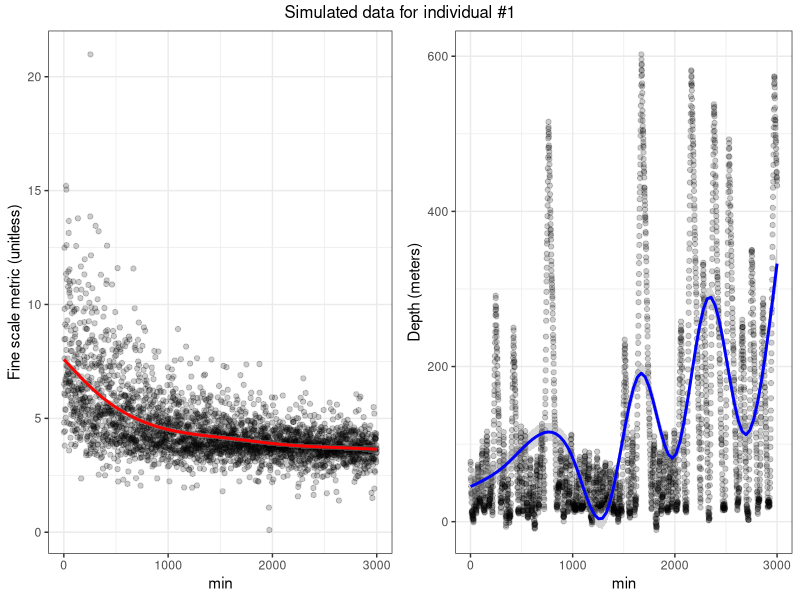
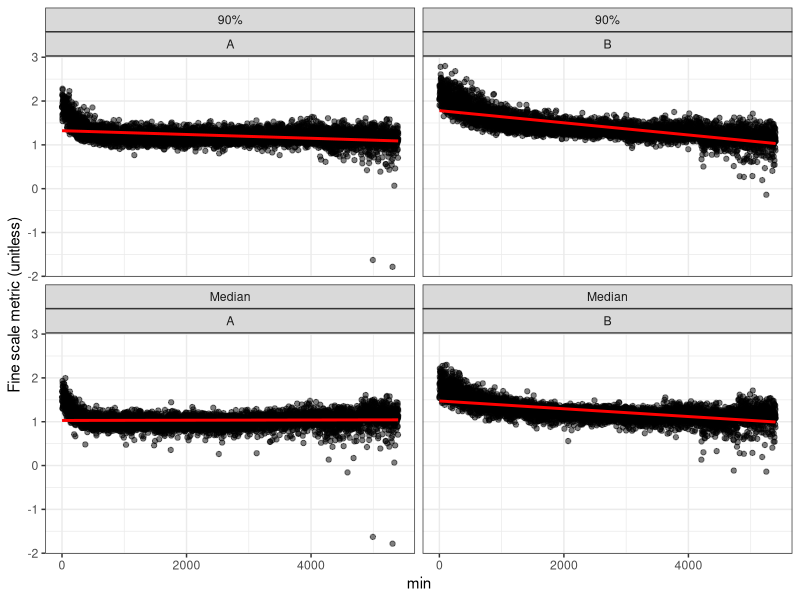
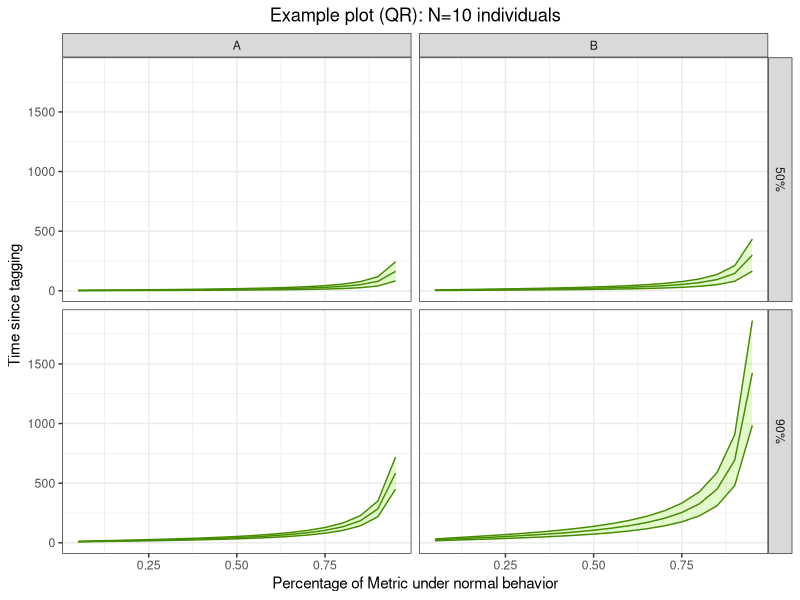
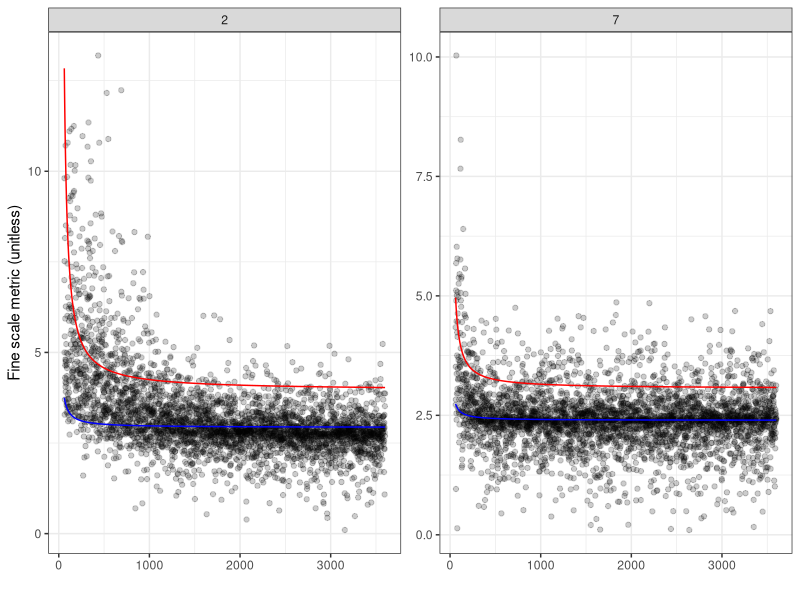
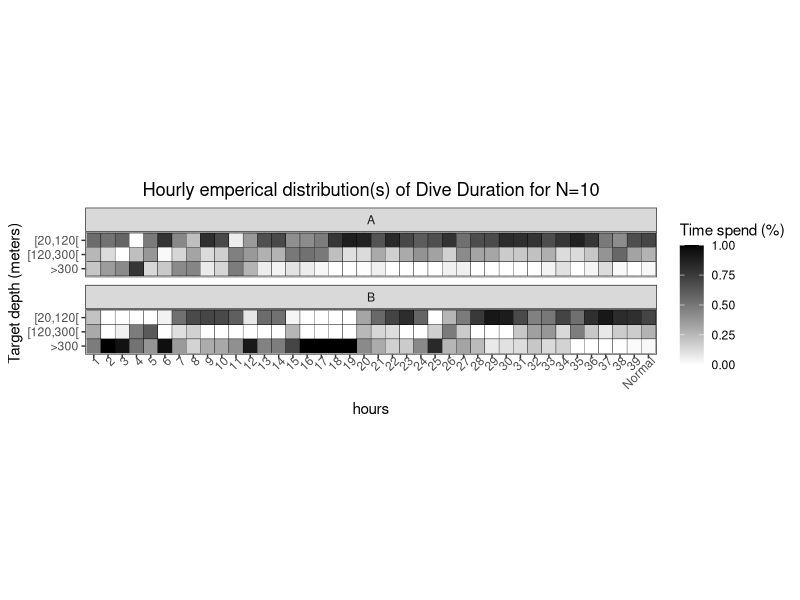
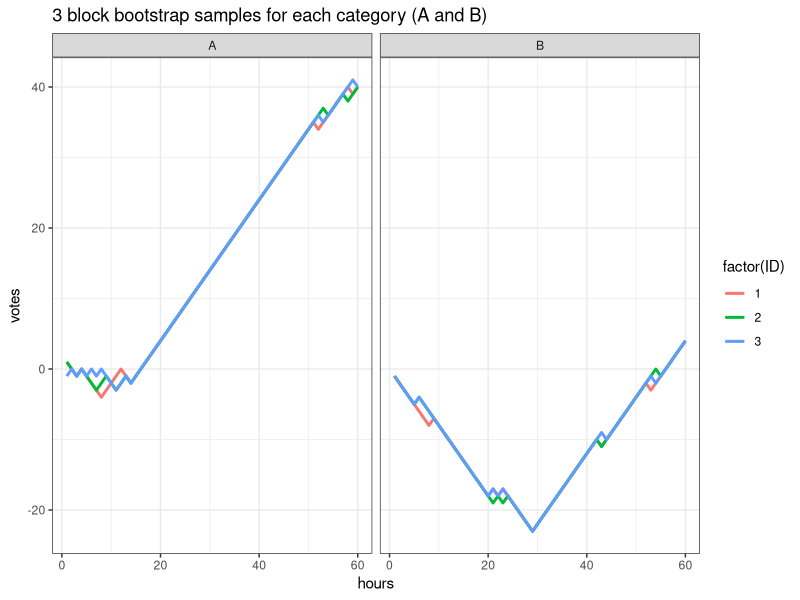
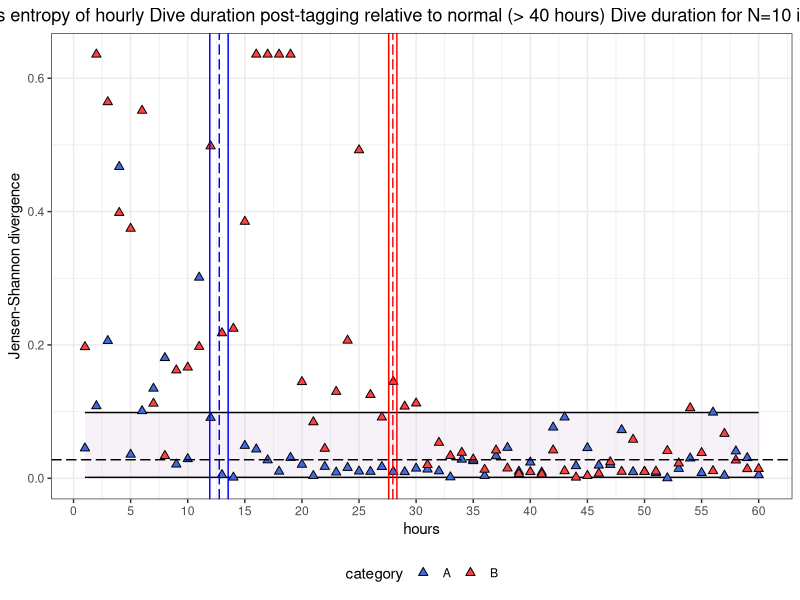

Write R code to recreate these figures, in order.
## ---- chunk 1
library(ggplot2)   ## Grammar of graphics
library(reshape2)  ## Reshaping data frames
library(dplyr)     ## dplyr functionality
library(data.table) ## data tables and data tables functionality
library(readr)     ## read csv
library(gridExtra) ## graphics
library(xtable)    ## LaTeX formatting of tables
library(splines)   ## splines
library(grid)      ## graphics
library(quantreg)  ## quantile regression
library(segmented) ## segmented regression
theme_set(theme_bw()) ## set black and white plots
## ---- chunk 2
set.seed(111) # for reproducibility

##################################################################################
## Simulate 'finescale' metric (eg. VeDBA, Jerk) - assume exponential decay and ##
## with Gamma Noise. The goal is to present the procedure, so the exact         ## 
## distributional form is immaterial                                            ##
##################################################################################

simFineScale <- function(Time,RecTime){ 
  # time in hours, median recovery time, upper quantile recovery time
  
  TimeVec <- 1:(Time*60) # time in minutes
  
  # add variation to recovery time
  recoveryOffset <- sample(-5:5,1) # variation in recovery
  
  # recovery (change) points
  changepoint <- (RecTime+recoveryOffset)
 
  # add gamma noise with scale/rate exponential decaying parameters
  shapeAndScale <- 2*exp(-rep(1:Time,each=60)/changepoint)
  noiseg <- rgamma(TimeVec,shape=shapeAndScale,
                      scale=shapeAndScale)
  # and add normal noise with uniformly distributed std deviation
  noisen <- rnorm(1:(Time*60),0,runif(1:(Time*60)))
  
  # generate observations y and offset to y>0 (data assumed positive)
  y <- noiseg+noisen
  y <- y + abs(min(y))+1e-1
  
  return(y)

}



###############################################################################
## Simulate Depth metric  - assume a random walk with three states: surface, ##      
## foraging, deep diving and ascending where each state has a probability    ##
## which is dependent on whether the whale has recovered or not              ##     
###############################################################################

########################
## Auxiliary function ##
########################
getDepth <- function(x){
  ifelse(x=="Sh",return(sample(40:120,1)),
         ifelse(x=="M",return(sample(120:300,1)),
                return(sample(300:600,1))))
}

simDepth <- function(Time,RecTime){
  # Time in hours, Recovery lower limit, Recovery upper limit
  
  # Time of recovery in hours with variation
  TimeOfRecovery <- sample(max(0,RecTime-5):((RecTime+5)),1)
  
  states <- c("S","Sh","M","D","A") # Surface,Shallow,Medium,Deep diving,Ascending
  curState <- states[5] # Set ascending (start in a dive; see Depth section later)
  
  # check if diving
  divingDummy <- TRUE # start in a dive
  
  baseTransitionProb <- 0.99 # base transition probability from surface to diving
  transitionProb <- 0.99 # variable transition probability
  
  # transition probabilities form Surface (or bottom of dive) to ...
  statesProb <- c(0.9,0.05,0.05,0.3) # Shallow,Medium, Deep diving and Ascending
  statesProbRec <- c(0.1,0.5,0.4,0.3) # (...) after recovery
  
  # speed (in units)
  speed <- c(4,8,12,6) # Shallow,Medium,Deep Diving and Ascending speed
  speedSigma <- c(3,3,3,3) # Standard deviation
  
  depthVec <- rep(0,Time*60) # vector of depths
  depthVec[1] <- getDepth("Sh") # initiate at some Shallow depth
  
  for(t in 2:(Time*60)){ # time in minutes
    
    # recovery transition probabilities
    if(t>TimeOfRecovery*60){statesProb <- statesProbRec}
    
    # check if we are at surface level
    if(curState=="S"){
      divingDummy <- sample(c(1,0),1,
                         prob=c(1-transitionProb,transitionProb)) # change state
      if(divingDummy){ # now diving
        curState <- sample(states[-c(1,5)],1,prob=statesProb[-4])
        targetDepth <- getDepth(curState) # get random target depth
        transitionProb <- baseTransitionProb # reset surface transition probability
      }
      else
      {
        depthVec[t] <- depthVec[t-1]+rnorm(1,0,3) # continue roaming
        transitionProb <- transitionProb*baseTransitionProb # increase chance of transition
      }
    }
    if(curState %in% c("Sh","M","D")){ # check if we are diving or foraging
      if(divingDummy){ # check if we have reached target depth...
        speedIdx <- ifelse(curState=="Sh",1,ifelse(curState=="M",2,3)) # get speed vector index
        depthVec[t] <- depthVec[t-1]+speed[speedIdx]+rnorm(1,0,speedSigma[speedIdx]) # update 
        if(depthVec[t]>targetDepth)divingDummy <- FALSE # target depth reached
      }
      else{ #... or if we are about to ascend
        depthVec[t] <- depthVec[t-1]+rnorm(1,0,3) # continue roaming
        if(runif(1)>statesProb[4])curState<-"A" # now ascending
      }
    }
    # if we are ascending
    if(curState=="A"){
      depthVec[t] <- depthVec[t-1]-speed[4]+rnorm(1,0,speedSigma[4]) # update
      if(depthVec[t]<20)curState <- "S" # we are back at surface level (defined < 20m)
    }
  }
  # return random walk
  return(depthVec)
}
## ---- chunk 3
################################################################################
# Create 10 aquatic animals distributed into 2 groups with one covariate which #
# affects the recovery in a exaggerated fashion. Our covariate is a 2-level    #
# factor, where factor A means the recovery is (on average) twice as fast as   #
# the recovery of the group with factor B                                      #
################################################################################


RunTime <- c(50+(0:4)*10,50+(0:4)*10) # total runtime (vector) in hours
# AVERAGE recovery times:
RecTime_Fine_A <-5 # fine recovery of category A whales in hours
RecTime_Fine_B <- 20 # fine recovery of category B whales in hours
RecTime_Depth_A <- 10 # coarse recovery of category A whales in hours
RecTime_Depth_B <- 30 # coarse recovery of category B whales in hours


# initiate dataframe
df <- data.frame(
  ind=integer(), # index of animal
  time=numeric(), # time
  fineM=double(), # fine scale metric
  depth=double(), # depth metric
  covariate=character() # factor covariate (A,B,C,...)
)

# generate data
N <- 10 # 10 individuals
for(n in 1:N){
  if(n>5){ # half has covariate=A
    df0 <- data.frame(ind=n,
                      min=1:(RunTime[n]*60), 
                      fineMetric=simFineScale(RunTime[n],RecTime_Fine_A),
                      depth=simDepth(RunTime[n],RecTime_Depth_A),
                      covariate="A")
  }
  else{ # ... and half has covariate=B (half as fast)
    df0 <- data.frame(ind=n,
                      min=1:(RunTime[n]*60),
                      fineMetric=simFineScale(RunTime[n],RecTime_Fine_B),
                      depth=simDepth(RunTime[n],RecTime_Depth_B),
                      covariate="B")
  }
  df <- rbind(df,df0) # append
}
## ---- chunk 4
p1 <- ggplot(df[df$ind==1,],aes(min,fineMetric))+
  geom_jitter(alpha=I(0.2),color="gray0")+
  geom_smooth(color="red")+
  ylab("Fine scale metric (unitless)")
p2 <- ggplot(df[df$ind==1,],aes(min,depth))+
  geom_jitter(alpha=I(0.2),color="gray0")+
  geom_smooth(color="blue")+
  ylab("Depth (meters)")
grid.arrange(p1,p2,nrow=1,top="Simulated data for individual #1")
## ---- chunk 5
#####################
## Check linearity ##
#####################

# Create dataframes 
dfM <- df %>% group_by(min,covariate) %>% summarize(value=median(log(fineMetric)),type="fineMetric",pos="Median")
dfQ90 <- df %>% group_by(min,covariate) %>% summarize(value=quantile(log(fineMetric),0.9),type="fineMetric",pos="90%") 
dtagg <- rbind(dfM,dfQ90)

# Visualize
ggplot(dtagg[dtagg$type=="fineMetric",],aes(x=min,y=value))+
  geom_point(alpha=I(0.5))+
  geom_smooth(method="lm",color="red")+
  ylab("Fine scale metric (unitless)")+
  facet_wrap(pos~covariate)
## ---- chunk 6
# QuantReg: https://cran.r-project.org/package=quantreg
library(quantreg) 

# fit
formula <- log(fineMetric) ~  factor(ind)+factor(covariate):I(1/(min+1))-1
qr.model <- rq(formula, tau=c(0.5,0.9), data=df) 

# predictions
df$Q90 <- exp(predict(qr.model,newdata=df))[,2] # 90% quantile
df$Q50 <- exp(predict(qr.model,newdata=df))[,1] # 50% quantile

## ---- chunk 7
delta <- seq(0.05,0.95,0.05) # deltas (percentage of change)

# vector of metrics to be studied (eg. VeDBA and Jerk)
met.vec <- c("fineMetric") 
# vector(s) of covariate(s) - in this case we only have one
cov.vec <- c("A","B")
# vector of quantiles - here 50% (median) and 90%
tau.vec <- c("50%","90%")

ml <- length(met.vec) # length
cl <- length(cov.vec) #...
tl <- length(tau.vec) #...
size <- ml*cl*tl # size of data.frame (see below)

# dummy dataframe
df.est <- data.frame(
  met = rep(met.vec,length.out=size), # 1st level: metric
  cov = rep(cov.vec,each=size/cl), # 2nd level: covariate
  tau = rep(rep(tau.vec,size/(ml*tl)),ml), # 3rd level: tau
  t.lower = NA, # upper limit of recovery time
  t.upper = NA, # lower limit of recovery time
  t = NA # recovery time
)

for(c in 1:cl){
  for(t in 1:tl){
      SE <- summary(qr.model)[[t]][3][[1]][N+c,2] # standard error
      est <- summary(qr.model)[[t]][3][[1]][N+c,1] # estimate
      # update dataframe:
      df.est[df.est$met=="fineMetric" & df.est$cov==cov.vec[c] & df.est$tau==tau.vec[t],c("t.lower","t.upper","t")]<-c(est+c(-1,1)*2*SE,est)
  }
}

# auxiliary functions
posOnly <- Vectorize(function(x) ifelse(x>0,x,0))
minOf <- Vectorize(function(x,y) min(x,y))
maxOf <- Vectorize(function(x,y) max(x,y))

reps <- 2*2*1 # covariates*quantiles*metrics
df0 <- data.frame(
  delta = rep(delta,reps), # 1st level 
  t = rep(delta,reps), # 1st level
  Ut = rep(delta,reps), # 1st level
  Lt = rep(delta,reps), # 1st level
  tau = rep(tau.vec,each=((reps/tl)*length(delta))), # 2nd level
  cov = rep(rep(cov.vec,each=((reps/(cl*tl))*length(delta))),ml), # 3rd level
  met = rep(rep(met.vec,each=length(delta)),cl*tl) # 4th level
)

# CONSTRUCT dataframe for plotting (containing Time, CI of Time)
for(m in met.vec){
  for(c in cov.vec){
    for(t in tau.vec){
    
      e <- df.est[df.est$met==m & df.est$cov==c & df.est$tau==t,]$t
      e.l <- df.est[df.est$met==m & df.est$cov==c & df.est$tau==t,]$t.lower
      e.u <- df.est[df.est$met==m & df.est$cov==c & df.est$tau==t,]$t.upper
      
      
      # Estimates
      df0[df0$met==m & df0$cov==c & df0$tau==t,]$t <- posOnly(-(abs(e)/log(delta)))
      
      # CI lower and CI upper:
      if(e<0){
        df0[df0$met==m & df0$cov==c & df0$tau==t,]$Lt<- posOnly(e.u/log(delta))
        df0[df0$met==m & df0$cov==c & df0$tau==t,]$Ut<- posOnly(e.l/log(delta))
      }
      else
      {
        df0[df0$met==m & df0$cov==c & df0$tau==t,]$Ut<- posOnly(-e.u/log(delta))
        df0[df0$met==m & df0$cov==c & df0$tau==t,]$Lt<- posOnly(-e.l/log(delta))
      }
    }
  }
}

## ---- chunk 8
# plot
ggplot(df0,aes(x=delta))+
  geom_ribbon(aes(ymin=Lt,ymax=Ut),alpha=I(0.2),fill="chartreuse2",color="chartreuse4")+
  geom_line(aes(y=t),size=0.5,color="chartreuse4")+
  facet_grid(tau~cov)+
  ylab("Time since tagging")+
  xlab("Percentage of Metric under normal behavior")+
  ggtitle("Example plot (QR): N=10 individuals")+
  theme(plot.title=element_text(hjust=0.5))
## ---- chunk 9
# visualize
ggplot(df[df$ind %in% c(2,7) & df$min>60,],aes(x=min))+
  geom_point(aes(y=fineMetric),alpha=I(0.2))+
  geom_line(aes(y=Q50),size=0.5,colour="blue")+
  geom_line(aes(y=Q90),size=0.5,colour="red")+
  xlab("")+
  ylab("Fine scale metric (unitless)")+
  facet_wrap(ind~.,scales="free")
## ---- chunk 10
# divide depths into segments of 20 meters
depthWidth <- 20

# modify dataframe
df<- mutate(df,
            depthlvl = floor(depth/depthWidth),  # depth level = interval of 20
            TD = rep(0,nrow(df)), # target depth 
            TDD = rep(0,nrow(df))) # dive duration

##################################################
## Construct 'Target depth' and 'Dive duration' ##
##################################################

# Remove consecutive dublicates of depthlvl. 
# X contains two elements (values = Depthlvl)
# and (lengths = Occurences of values)
X <- rle(df$depthlvl) 

maxdepthlvl <- max(X$values) # maximum depth lvl
surfaceidx <- which(X$values %in% c(0)) # all surface indices

# The dummy variables depend upon the TAIL and FRONT (if we start/end at surface)
front.idx <- X$values[1]>0
tail.idx <- tail(X$values,1)>0
dummy.L <- 2*length(surfaceidx)+1 # number of dives
if(tail.idx != front.idx ){dummy.L <- 2*length(surfaceidx)} # adjust

# ILLUSTRATION of the principle above on the 4 lines above:
#   0 1 0 1 0   # Start: Surface, End: Surface  3 dives
#   1 0 1 0 1   # Start: Dive, End: Dive     3 dives
#   0 1 0 1 -   # Start: Surface, End: Dive   2 dives
#   1 0 1 0 -   # Start: Dive, End: Surface    2 dives
# Here 0 represents "surface" and 1 represents "dive".
# Hence if we are at surface at the start and dive in
# the end or vice versa, the no. dives is only 2*"surface appearances"

dummy1 <- rep(0,dummy.L) # initiate dummy for TD (Target Depth)
dummy2 <-rep(0,dummy.L) # initiate dummy for TDD (Dive Duration)


#######################################
### Dummy variable for Target Depth ###
#######################################

if (front.idx == 0){ # if we start at surface
  dummy1[1] <- 0
  for(i in 2:(length(surfaceidx))){
    # get max depth between two consecutive surface lvls
    dummy1[2*(i-1)] <- max(X$values[surfaceidx[i-1]:surfaceidx[i]]) 
  }
}

if (front.idx == 1){ # if we start in a dive
  dummy1[1] <- max(X$values[1:surfaceidx[1]])
  for(i in 2:(length(surfaceidx))){
    # get max depth between two consecutive surface lvls
    dummy1[2*i-1] <- max(X$values[surfaceidx[i-1]:surfaceidx[i]]) 
  }
}

if (tail.idx==1) dummy1[dummy.L] <- max(X$values[surfaceidx[length(surfaceidx)]:length(X$values)])

########################################
### Dummy variable for Dive Duration ###
########################################

m <- 1 # m is updated according to which "dive" we are inside

# loop over X lengths, and update accordingly
for(k in 1:length(X$lengths)){
    # if we are at the surface, add the numbers of surface ticks
    if(X$values[k]==0){      
     if (k!=1){m <- m+1} # new "surface dive"
     dummy2[m] <- X$lengths[k]
     m <- m+1 # begin new "other" dive
    }
    # else, we are diving and we add the time (length) of the specific depth to 
    # the dive duration (TDD)
    else{ 
      dummy2[m] <- dummy2[m] + X$lengths[k]
    }
  }

##################################################################
## USE DUMMY variables to UPDATE Target Depth and Dive Duration ##
################################################################## 
df$TD <- rep(dummy1,dummy2)
df$TDD <- rep(dummy2,dummy2)

# remove unused column
df$depth <- NULL

##################################
## Label Target depth intervals ##
##################################

# quantiles (in meters of 20) used to section Target Depth
qts <- c(1,6,15)
# add "TDsec" variable which signals in which Target Depth area the whale
# appear: Shallow (Sh),Medium (M), Deep (D) and Surface (S)
df <- mutate(df, TDsec = ifelse(TD>15,"D",
                                ifelse(TD>6,"M",
                                       ifelse(TD>1,"Sh","S"))))

# display
head(df)
## ---- chunk 11
tN <- 40 # conservative guess at normal area 

#############################################################
## Define weights used to calculate reference distribution ##
#############################################################

# vector of drop (time) points
tdrop <- sort(round(aggregate(df[df$min>tN*60,]$min,
                        list(df[df$min>tN*60,]$ind),
                        function(x)length(x)/60)$x))+tN
nwhales <- length(unique(df$ind)) # number of whales
nt <- nwhales + 1 - cumsum(rle(tdrop)$lengths) # number of whales before each drop point
tdrop <- rle(tdrop)$values # remove dublicates
tdist <- tdrop-shift(tdrop,1) # distance between drops
tdist[1] <-tdrop[1]-tN+1
tdistrel <- tdist/sum(tdist) # relative distance

# weights
Qweights <- nt/sum(nt)

########################################
## Construct reference distribution Q ##
########################################

constructQ <- function(dtIn,R=0){
  # Dataframe and R (boolean) for random sampling where
  # we exclude a random subset of size M if R =1
  
  ndrops <- length(tdrop) # number of drops
  numberOfTDsections <- length(qts) # number of target depth intervals
  
  # calculate Q at areas with diffeent weight
  # (Dimension = Target depth sections x Number of drop points)
  Qmat <- matrix(0,nrow=numberOfTDsections,ncol=ndrops) 
  
  tmax <- max(tdrop) # last whale droptime
  
  # dummy variables
  dummyvec <- rep(0,ndrops)
  tdist.dummy <- tdist 
  
  # select random hourly interval in normal area to exclude
  # for cross validation
  if(R<0)tskip <- sample(tN:(tmax),1) 
  # ... or select specific hourly interval to exclude
  if(R>0)tskip <- R
  
  # adjusted normalization after removal of a single hourly interval
  idxRemove <- ndrops+1-sum(tskip<=tdrop)
  tdist.dummy[idxRemove] <- tdist.dummy[idxRemove]-1
  
  Q <- rep(0,length(qts)-1) # normal distribution vector
  for(t in tN:(tmax)){
    
    if(t!=tskip){ # if not the random subset that we exclude
  
      if(nrow(dtIn[dtIn$min>=(t-1)*60 & dtIn$min<t*60 & dtIn$TDsec=="S",])!=0){ # if the whale has left the surface
        
      t.N <-aggregate(list(TDD=dtIn[dtIn$min>=(t-1)*60 
                                & dtIn$min<t*60 & dtIn$TDsec!="S",]$TDD),
                    list(TDsec=dtIn[dtIn$min>=(t-1)*60 
                                       & dtIn$min<t*60 
                                        & dtIn$TDsec!="S",]$TDsec),
                    sum)
  
      
      # get probability at each TD cell
      TDsecIdx <- match(t.N$TDsec,c("D","M","Sh")) # find matches
      t.N0 <- data.frame(TDsec = c("D","M","Sh"),TDD=0)
      t.N0[TDsecIdx,"TDD"] <-t.N$TDD
      
      # get relevant area
      idx <- ndrops+1-sum(t<=tdrop)
      
      # update distribution Q with that area
      Qmat[1:numberOfTDsections,idx] <- Qmat[1:numberOfTDsections,idx]+t.N0$TDD/sum(t.N0$TDD)
      
      }
      else # the whale never leaves the surface in that interval
        {
        # get relevant area
        idx <- ndrops+1-sum(t<=tdrop)
        # update distribution Q with that area
        Qmat[1:numberOfTDsections,idx] <-  Qmat[1:numberOfTDsections,idx] + rep(0,numberOfTDsections)
        }
     }
  }
  
  Qmat <- t(replicate(numberOfTDsections,Qweights))*Qmat/t(replicate(numberOfTDsections,tdist.dummy)) # normalize
  return(rowSums(Qmat))
}

# test
constructQ(df,-1)
## ---- chunk 12

################################################
## Kullback Leibler & Jensen-Shannon function ##
################################################

Kullback <- function(p,q){
  # Kullback Leibler divergence 
  # if p(X)=0,then KB contribution is zero (per definition; see
  # wiki and Kullback Leibler Definition):
  sum(p*log(p/q),na.rm=T)
}

Jensen <- function(p,q){
  # Jensen Shannon divergence
  mm <- 1/2*(p+q)
  return(1/2*(Kullback(p,mm)+Kullback(q,mm)))
}



######################################
### Depth Diagram Dataframe (DDdf) ###
######################################

tmax <- floor(max(df$min)/60) # number of hourly intervals
TDsecLabs <- c("Sh","M","D") # number of Target Depth sections = 3 (not including Surface)
numberOfTDsections <- length(qts) # number of target depth intervals
DDdf <- data.frame(Interval=rep(1:tN,each=numberOfTDsections),
                  TDsec=rep(TDsecLabs,tN), #
                  TDD=rep(0,numberOfTDsections*tN))
# add covariate-identifier (A or B)
DDdf <- rbind(DDdf,DDdf)
DDdf$covariate <- rep(c("A","B"),each=tN*numberOfTDsections)


#####################################################################
#### Calculate hourly distribution and hourly Jensen-Shannon (JS) ###
#####################################################################

JS.A <- rep(0,tmax) # JS for category A whales
JS.B <- rep(0,tmax) # JS for category B whales
JS.all <- rep(0,tmax) # JS for all whales

# add reference distribution to Depthgrid
Q <-constructQ(df,-1) # construct Q by removing a K subset randomly
DDdf[DDdf$Interval==tN & DDdf$covariate=="A",]$TDD <- Q
DDdf[DDdf$Interval==tN & DDdf$covariate=="B",]$TDD <- Q

for(t in 1:tmax){

  if(t>=tN){Q<-constructQ(df,1)} # construct specific subset if t>tN

  ### ALL whales:
      t.all <-aggregate(list(TDD=df[df$min>=(t-1)*60 
                              & df$min<t*60 & df$TDsec!="S",]$TDD),
                  list(TDsec=df[df$min>=(t-1)*60 
                                      & df$min<t*60 
                                      & df$TDsec!="S",]$TDsec),
                  sum)
  
      # get probability at each TD cell
      TDsecIdx <- match(t.all$TDsec,c("D","M","Sh")) # find matches
      t.N0 <- data.frame(TDsec = c("D","M","Sh"),TDD=0)
      t.N0[TDsecIdx,"TDD"] <-t.all$TDD
      
      # hourly distribution P
      P.all <- t.N0$TDD/sum(t.N0$TDD)
      
      # calculate hourly Jensen-Shannon
      JS.all[t] <- Jensen(P.all,Q)
  
  ### Category A whales:
      
      t.A <-aggregate(list(TDD=df[df$min>=(t-1)*60 
                              & df$min<t*60 
                              & df$TDsec!="S" 
                              & df$covariate=="A",]$TDD),
                  list(TDsec=df[df$min>=(t-1)*60 
                                      & df$min<t*60 
                                      & df$TDsec!="S"
                             & df$covariate=="A",]$TDsec),
                  sum)
  
      # get probability at each TD cell
      TDsecIdx <- match(t.A$TDsec,c("D","M","Sh")) # find matches
      t.N0 <- data.frame(TDsec = c("D","M","Sh"),TDD=0)
      t.N0[TDsecIdx,"TDD"] <-t.A$TDD
      
      # hourly distribution P
      P.A <- t.N0$TDD/sum(t.N0$TDD)
      
      # calculate hourly Jensen-Shannon
      JS.A[t] <- Jensen(P.A,Q)
  
      if(t<tN) DDdf[DDdf$Interval==t 
                      & DDdf$covariate=="A",]$TDD <- P.A
  
  ### Category B whales:
      
       t.B <-aggregate(list(TDD=df[df$min>=(t-1)*60 
                              & df$min<t*60 
                              & df$TDsec!="S" 
                              & df$covariate=="B",]$TDD),
                  list(TDsec=df[df$min>=(t-1)*60 
                                      & df$min<t*60 
                                      & df$TDsec!="S"
                             & df$covariate=="B",]$TDsec),
                  sum)
  
      # get probability at each TD cell
      TDsecIdx <- match(t.B$TDsec,c("D","M","Sh")) # find matches
      t.N0 <- data.frame(TDsec = c("D","M","Sh"),TDD=0)
      t.N0[TDsecIdx,"TDD"] <-t.B$TDD
      
      # hourly distribution P
      P.B <- t.N0$TDD/sum(t.N0$TDD)
      
      # calculate hourly Jensen-Shannon
      JS.B[t] <- Jensen(P.B,Q)
  
      if(t<tN) DDdf[DDdf$Interval==t 
                      & DDdf$covariate=="B",]$TDD <- P.B

}

# Normal area Jensen-Shannon (combine)
trim.max <- 60 # focus only on time below trim.max
JS.N.A <- JS.A[tN:trim.max]
JS.N.B <- JS.B[tN:trim.max]
JS.N <- JS.all[tN:trim.max]

# Weighted JS normal (also combining short and long)
JS.N <- c(JS.N.A,JS.N.B)

## ---- chunk 13
intLabsx <- c(1:(tN-1),"Normal") # hourly intervals
# target depth intervals:
intLabsy <- mapply(function(X,Y)paste0("[",X,",",Y,"[") ,qts[-N]*20,shift(qts,-1)[-N]*20)
intLabsy[length(qts)] <- paste0(">",qts[length(qts)]*20)
names(intLabsy)<-NULL
names(qts)<- NULL

ggplot(DDdf,aes(x=as.factor(Interval),y=as.factor(TDsec),fill=TDD)) +
  geom_tile(aes(fill=TDD),color="black") +
  coord_fixed()+
  xlab("hours")+
  ylab("Target depth (meters)")+
  scale_fill_gradient(low = "white", high = "gray0",name="Time spend (%)")+
  scale_x_discrete(breaks = 1:tN,labels=intLabsx)+
  scale_y_discrete(breaks=c("Sh","M","D"),labels=intLabsy)+
  theme(axis.text.x = element_text(angle = 45, vjust = 1.2, hjust=1),
        plot.title =element_text(hjust = 0.5))+
  ggtitle("Hourly emperical distribution(s) of Dive Duration for N=10")+
  facet_wrap(.~covariate,ncol=1)
## ---- chunk 14
#########################################
## METHOD: BLOCK BOOTSTRAPPING SIMPLE  ##
#########################################

alpha.lower <- quantile(JS.N,0.025) # lower bound
alpha.upper <- quantile(JS.N,0.975) # upper bound

# Function to check if inside or outside CI
plusMinus <- Vectorize(function(x) ifelse(x>alpha.upper | x < alpha.lower,-1,1))

N.sims <- 200 # number of simulations
lB <- 5 # length of block
B <- floor(trim.max/lB) # number of blocks
t.max <- floor(trim.max/lB)*lB # maximum hours
time.hrs <- 1:t.max # time (vector) in hours

# breakpoints
BP.A <- rep(0,N.sims) # category A
BP.B <- rep(0,N.sims) # category B

# sample for graphical example
exN <- 3
exdf.A <- data.frame(hours=rep(time.hrs,exN),
                     votes=NA,
                     ID=rep(1:exN,each=t.max))
exdf.B <- data.frame(hours=rep(time.hrs,exN),
                     votes=NA,
                     ID=rep(1:exN,each=t.max))

for(n in 1:N.sims){
  # case resampling within each block
  V.bs.A <- rep(0,t.max)
  V.bs.B <- rep(0,t.max)
  for(b in 0:(B-1)){
    idx <- (b*lB+1):((b+1)*lB) # indices
    V.bs.A[idx] <- sample(plusMinus(JS.A[idx])) # block sampling
    V.bs.B[idx] <- sample(plusMinus(JS.B[idx])) # block sampling
  }  
  # make dataframes
  datf.A <-data.frame(votes=c(0,cumsum(V.bs.A)),hours=c(0,time.hrs))
  datf.B <-data.frame(votes=c(0,cumsum(V.bs.B)),hours=c(0,time.hrs))
  
  # save graphical example
  if(n <= exN){
    exdf.A[exdf.A$ID==n,]$votes <- cumsum(V.bs.A)
    exdf.B[exdf.B$ID==n,]$votes <- cumsum(V.bs.B)
  }
  
  # compute breakpoints using segmented regression
  lm.A <- lm(votes~hours,data=datf.A)
  sm.A <- segmented(lm.A)
  lm.B <- lm(votes~hours,data=datf.B)
  sm.B <-segmented(lm.B)
  
  BP.A[n] <- sm.A$psi[2]
  BP.B[n] <- sm.B$psi[2]
}

# estimates and CI
est.A <- mean(BP.A) # recovery A
CI.A <- quantile(BP.A,c(0.025,0.975)) # CI A
est.B <- mean(BP.B) # recovery B
CI.B <- quantile(BP.B,c(0.025,0.975)) # CI B


###################################
## Visualize example of bootstrap ##
###################################
exdf <- rbind(exdf.A,exdf.B)
exdf$category <- rep(c("A","B"),each=t.max*exN)

# plot graphical examples
ggplot(exdf, aes(hours,votes,color=factor(ID)))+
  geom_line(size=1)+
  facet_wrap(.~category)+
  ggtitle("3 block bootstrap samples for each category (A and B)")

## ---- chunk 15
# Differentiate handling time, and weight JS-normal
df.JS <- data.frame(Interval=rep(1:trim.max,2),
                   category=rep(c("A","B"),each=trim.max),
JS=c(JS.A[1:trim.max],JS.B[1:trim.max]))

plot.max <- trim.max # plotting range

ggplot(df.JS,aes(x=Interval,y=JS,fill=category))+
geom_ribbon(aes(ymin=quantile(JS.N,0.025) ,alpha=I(0.2),ymax =quantile(JS.N,0.975)),color="black",fill="thistle")+
  geom_point(size=2,shape=24)+
  geom_vline(aes(xintercept=est.B),linetype="longdash",color="red")+
  geom_vline(aes(xintercept=CI.B[1]),linetype="solid",color="red")+
  geom_vline(aes(xintercept=CI.B[2]),linetype="solid",color="red")+
  geom_vline(aes(xintercept=est.A),linetype="longdash",color="blue")+
  geom_vline(aes(xintercept=CI.A[1]),linetype="solid",color="blue")+
  geom_vline(aes(xintercept=CI.A[2]),linetype="solid",color="blue")+
  geom_hline(aes(yintercept=mean(JS.N)),linetype="longdash")+
  ylab("Jensen-Shannon divergence")+
  xlab("hours")+
  scale_x_continuous(breaks=seq(0,plot.max,5),
                     labels=seq(0,plot.max,5),
                     limits=c(1,plot.max))+
 scale_color_manual(values=c("blue", "red"))+
  scale_fill_manual(values=c("royalblue", "brown1"))+
  labs(title = "Cross entropy of hourly Dive duration post-tagging relative to normal (> 40 hours) Dive duration for N=10 individuals ")+
  theme(legend.position="bottom",plot.title=element_text(hjust=0.5))
